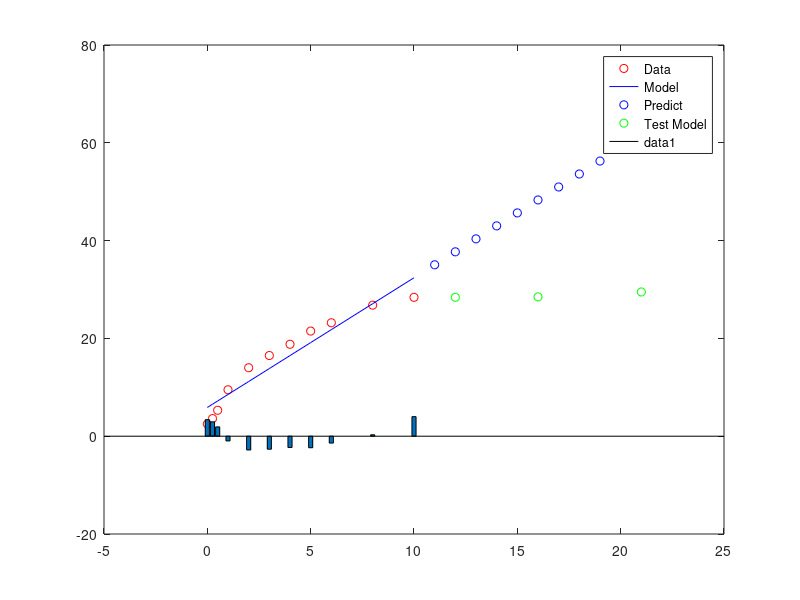
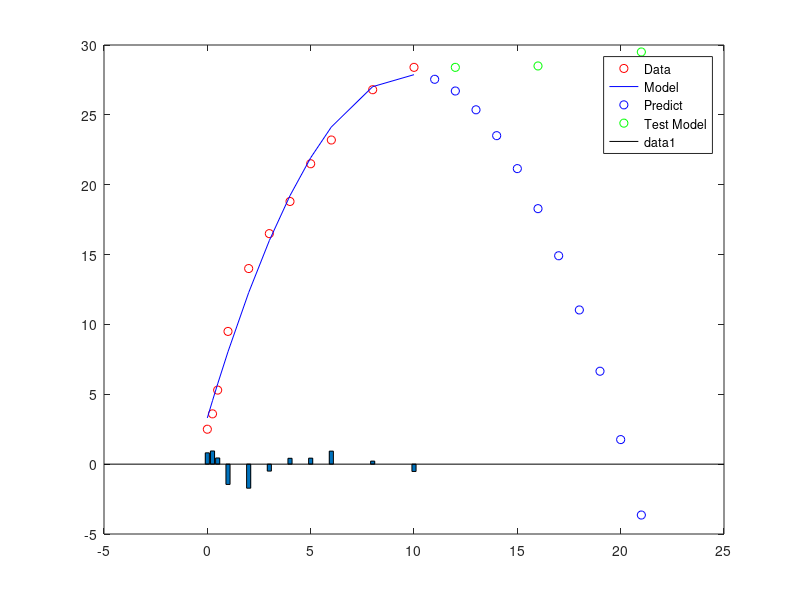
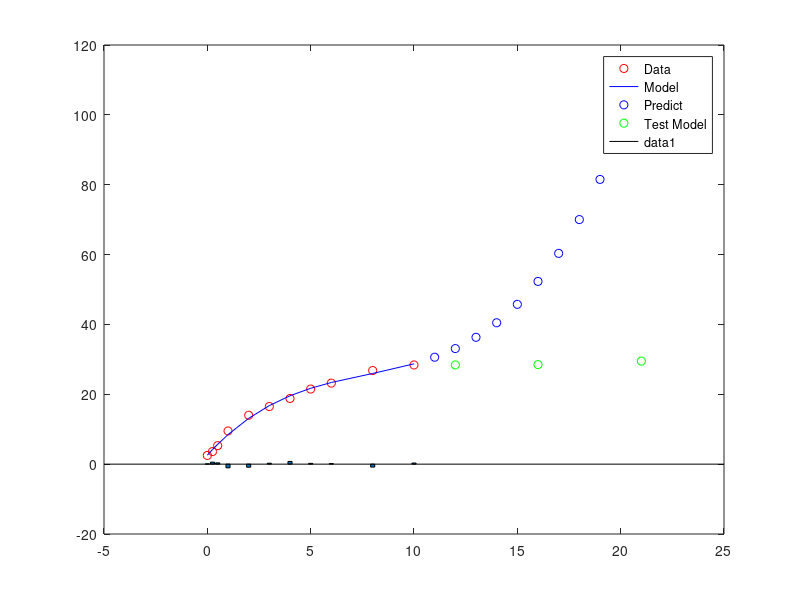
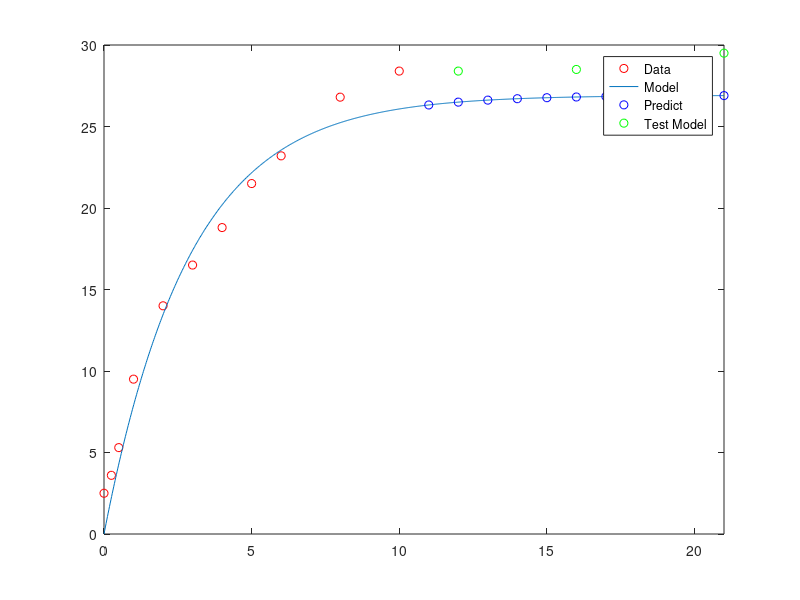

These figures' MATLAB source, in order:
clear; clc;figure(5);% Data input ngay = [0 0.25 0.5 1 2 3 4 5 6 8 10];khoiluong = [2.5 3.6 5.3 9.5 14 16.5 18.8 21.5 23.2 26.8 28.4];plot(ngay,khoiluong,'ro');day_predict = [10:21];legend('Data');% Polynomial Model function [p res sum_err] = polynomialModel(x,y,order);  p = polyfit(x,y,order);     v = polyval(p,x);           ngay_predict = [11:21];   khoiluong_predict = polyval(p,ngay_predict);    figure(order);    plot(x,y,'ro'); % Plot data   hold on;  plot(x,v,'b-'); % Plot Model  hold on;  plot(ngay_predict,khoiluong_predict,'bo'); % Plot predict   hold on;  test_ngay = [12,16,21];  test_khoiluong = [28.4,28.5,29.5];  plot(test_ngay,test_khoiluong,'go'); % Plot test data  hold on;  legend('Data','Model','Predict','Test Model');  res = v-y;  bar(x,res);  sum_err = sum(res.^2);  hold off;endfunction;% Test 1st, 2nd, 3rd order for order=1:3  [p res sum_err] = polynomialModel(ngay,khoiluong,order);  fprintf('Parameters of %d order model: ',order);  p'   fprintf('Residual of each data point: ');  res'  fprintf('Sum of square of residual of each data point: %f\n',sum_err);  fprintf('=============================\n');endfor;% Exponential Model function [value] = Y(C,a,t)  value = C*(1-exp(-a*t));endfunction;  % Sum of square of residual function function sumErr = errFun(param)  ngay = [0 0.25 0.5 1 2 3 4 5 6 8 10];  khoiluong = [2.5 3.6 5.3 9.5 14 16.5 18.8 21.5 23.2 26.8 28.4];  sumErr = 0;  for i=1:10    sumErr = sumErr + (Y(param(1),param(2),ngay(i)) - khoiluong(i)).^2;  endfor;endfunction;%Init param C = 10;a = 2;[x fval] = fminsearch(@errFun,[C a]);C = x(1);a = x(2);fprintf('Value of C & a calculated by fminsearch: C = %f; a = %f \n',C,a);fprintf('Local minimum of sum of square of residual function: %f \n',fval);model = @(t) C*(1-exp(-a*t));% Plotfigure(4);plot(ngay,khoiluong,'ro'); % Plot Datahold on;fplot(model,[0 21]); % Plot Exponential Model hold on;ngay_predict = [11:21];khoiluong_predict = model(ngay_predict);plot(ngay_predict,khoiluong_predict,'bo'); % Plot predict hold on;test_ngay = [12,16,21];test_khoiluong = [28.4,28.5,29.5];plot(test_ngay,test_khoiluong,'go'); % Plot test datahold on;legend('Data','Model','Predict','Test Model');